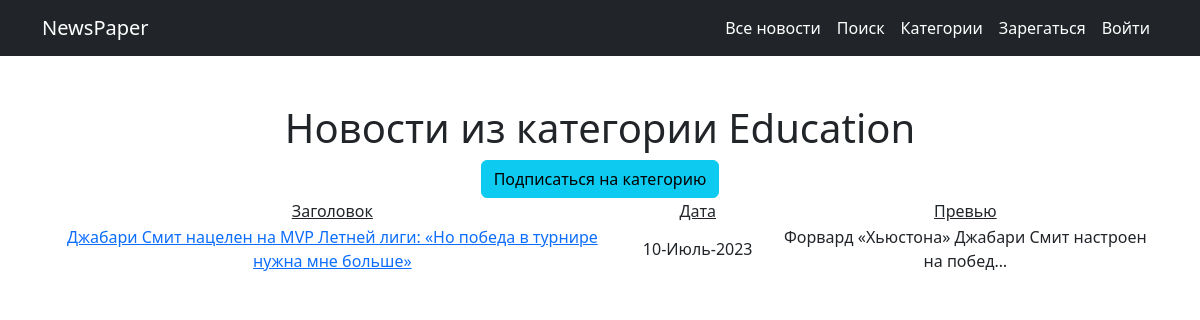
Before: /categories/2 with the older database file.
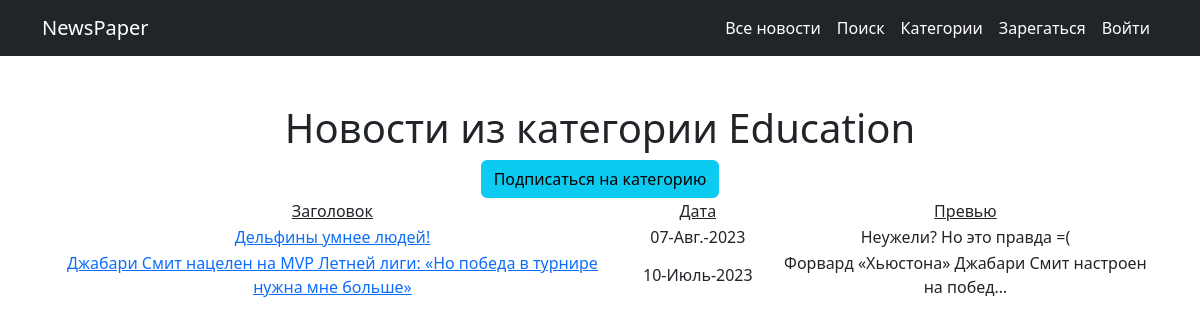
After: the same page with the newer database file.
### news/models.py (models this page shows, shortened)
class Post(models.Model):
    news = 'NW'
    article = 'AR'
    TYPES = [
        (news, 'Новость'),
        (article, 'Статья'),
    ]
    author = models.ForeignKey(Author, on_delete=models.CASCADE)
    categoryType = models.CharField(max_length=2, choices=TYPES, default=news)
    dateCreation = models.DateTimeField(auto_now_add=True)
    postCategory = models.ManyToManyField(Category, through='PostCategory')
    title = models.CharField(max_length=128)
    text = models.TextField()
    rating = models.SmallIntegerField(default=0)

### news/views.py (the view)
# urls.py: path('categories/<int:pk>', CategoryDetail.as_view(), name='cat_detail'),
class CategoryDetail(ListView):
    model = Post
    template_name = 'det_cat.html'
    context_object_name = 'cat_posts'
    paginate_by = 3
    def get_queryset(self):
        self.id = resolve(self.request.path_info).kwargs['pk']
        c = Category.objects.get(id=self.id)
        queryset = Post.objects.filter(postCategory=c).order_by('-id')
        return queryset
    def get_context_data(self, **kwargs):
        context = super().get_context_data()
        c = Category.objects.get(id=self.id)
        context['category'] = c
        return context

### news/models.py (called while the page is built)
    def __str__(self):
        return self.name

### news/templatetags/custom_filters.py (called while the page is built)
@register.filter(name='censor')
def censor(text):
    forbidden_vocabulary = ['nba', 'нба']
    for i in forbidden_vocabulary:
        text = text.replace(i, '<!запрещенная в РФ организация>')
        text = text.replace(i.upper(), '<!запрещенная в РФ организация>')
    return text

### templates/det_cat.html (shortened to what this page needs)
{% extends 'default.html' %}
{% load custom_filters %}
{% block content %}
<h1>Новости из категории {{ category }}</h1>
{% if user not in category.subscribers.filter %}
<a class="btn btn-info" href="{% url 'subscribe' category.id %}">
    Подписаться на категорию
</a>
{% endif %}
{% if cat_posts|length > 0 %}
<table>
    <tr>
        <td><u>Заголовок</u></td>
        <td width="150"><u>Дата</u></td>
        <td><u>Превью</u></td>
    </tr>
    {% for post in cat_posts %}
    <tr>
        <td>
            <a href="{% url 'news_detail' post.id %}">{{ post.title|censor }}</a>
        </td>
        <td>{{ post.dateCreation|date:'d-N-Y' }}</td>
        <td>{{ post.text|censor|truncatechars:50 }}</td>
    </tr>
    {% endfor %}
</table>
{% else %}
<h2>Новостей нет!</h2>
{% endif %}
{% endblock content %}

Changed rows visible on the page:
added Post: title|censor "Дельфины умнее людей!", dateCreation "07-Авг.-2023", text|censor "Неужели? Но это правда =("
